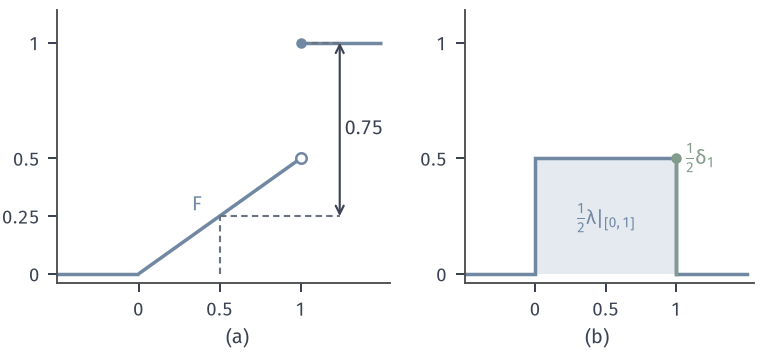

The Python source for this figure:
from pathlib import Path
import sys
ROOT = next(p for p in Path(__file__).resolve().parents if (p/"build.sh").is_file() and (p/"tex/book.tex").is_file())
sys.path.insert(0, str(ROOT/"figures/00-shared/mathematical-preliminaries-upper/00-shared/comprehension-figures"))
from support import figure, save, BLUE, GREEN, YELLOW, RED, PURPLE, INK, MUTED, GRID, BLUE_FILL, GREEN_FILL, YELLOW_FILL, RED_FILL, PURPLE_FILL
import numpy as np

fig, axes = figure(width_mm=108, height_mm=50, ncols=2, width_ratios=[1.15, 1])
fig.set_layout_engine(None)
fig.subplots_adjust(left=.075, right=.985, top=.97, bottom=.2, wspace=.24)
a = axes[0]
a.plot([-.5, 0], [0, 0], color=BLUE, lw=1.4, solid_capstyle='butt')
a.plot([0, 1], [0, .5], color=BLUE, lw=1.4, solid_capstyle='butt')
a.plot([1, 1.5], [1, 1], color=BLUE, lw=1.4, solid_capstyle='butt')
a.plot([1], [.5], 'o', ms=4.2, mfc='white', mec=BLUE, mew=1, zorder=4)
a.plot([1], [1], 'o', ms=4.2, color=BLUE, mew=0, zorder=4)
a.plot([.5, .5], [0, .25], color=MUTED, lw=.85, ls=(0, (3, 2)))
a.plot([.5, 1.24], [.25, .25], color=MUTED, lw=.85, ls=(0, (3, 2)))
a.plot([1, 1.24], [1, 1], color=MUTED, lw=.85, ls=(0, (3, 2)))
a.annotate('', xy=(1.24, 1), xytext=(1.24, .25), arrowprops=dict(arrowstyle='<->', color=INK, lw=.85, shrinkA=0, shrinkB=0))
a.text(1.27, .625, r'$0.75$', ha='left', va='center', color=INK)
a.set_xlim(-.5, 1.55); a.set_ylim(-.04, 1.14)
a.set_xticks([0, .5, 1]); a.set_xticklabels(['0', '0.5', '1']); a.set_yticks([0, .25, .5, 1]); a.set_yticklabels(['0', '0.25', '0.5', '1'])
a.text(.36, .3, r'$F$', color=BLUE, ha='center', va='center')
b = axes[1]
b.fill_between([0, 1], [0, 0], [.5, .5], color=BLUE_FILL, lw=0)
b.plot([-.5, 0, 0, 1, 1, 1.5], [0, 0, .5, .5, 0, 0], color=BLUE, lw=1.4, solid_joinstyle='miter')
b.plot([1, 1], [0, .5], color=GREEN, lw=1.4)
b.plot([1], [.5], 'o', ms=4.2, color=GREEN, mew=0, zorder=4)
b.text(1.06, .5, r'$\frac{1}{2}\delta_1$', color=GREEN, ha='left', va='center')
b.text(.5, .24, r'$\frac{1}{2}\lambda|_{[0,1]}$', color=BLUE, ha='center', va='center')
b.set_xlim(-.5, 1.55); b.set_ylim(-.04, 1.14); b.set_xticks([0, .5, 1]); b.set_xticklabels(['0', '0.5', '1']); b.set_yticks([0, .5, 1]); b.set_yticklabels(['0', '0.5', '1'])
fig.text(.31, .018, '(a)', ha='center', va='bottom', color=INK); fig.text(.78, .018, '(b)', ha='center', va='bottom', color=INK)
save(fig, Path(__file__).resolve().parent, 'figure', {'formula': 'F piecewise: ramp x/2 on [0,1), jump 1/2 at x=1'})
